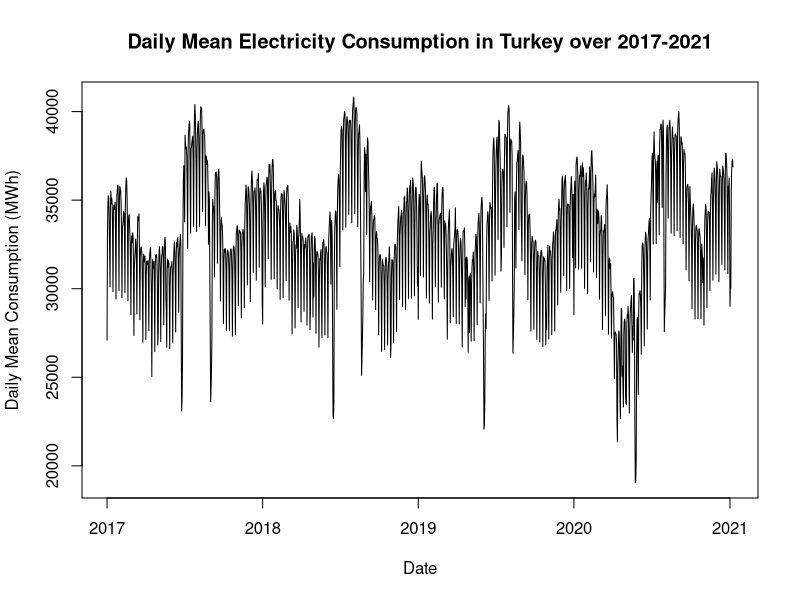
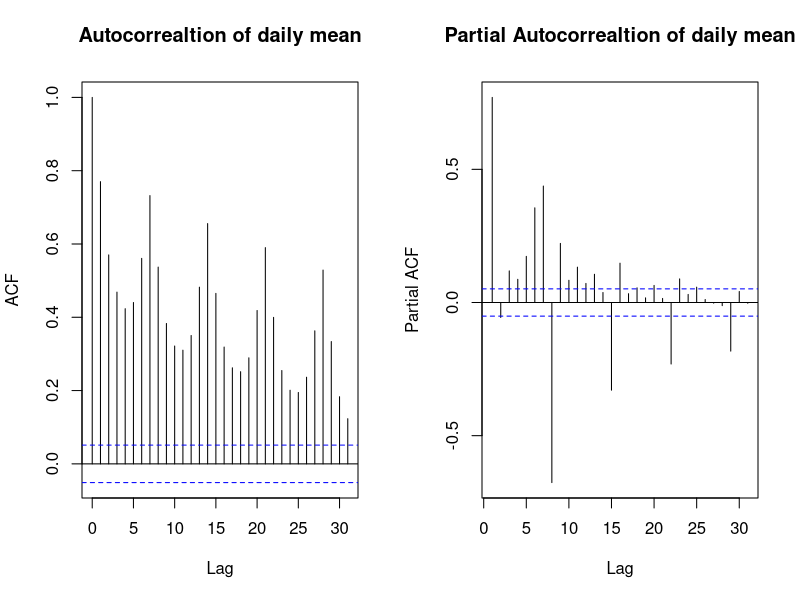
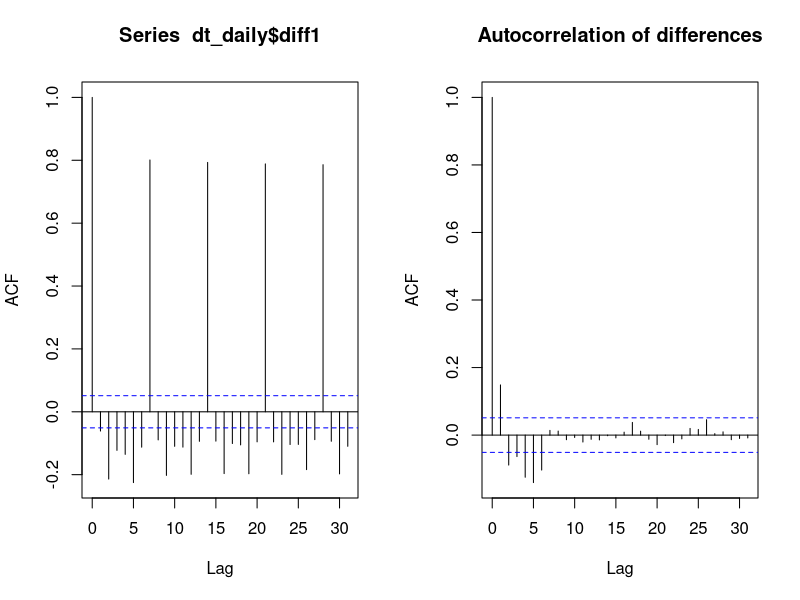
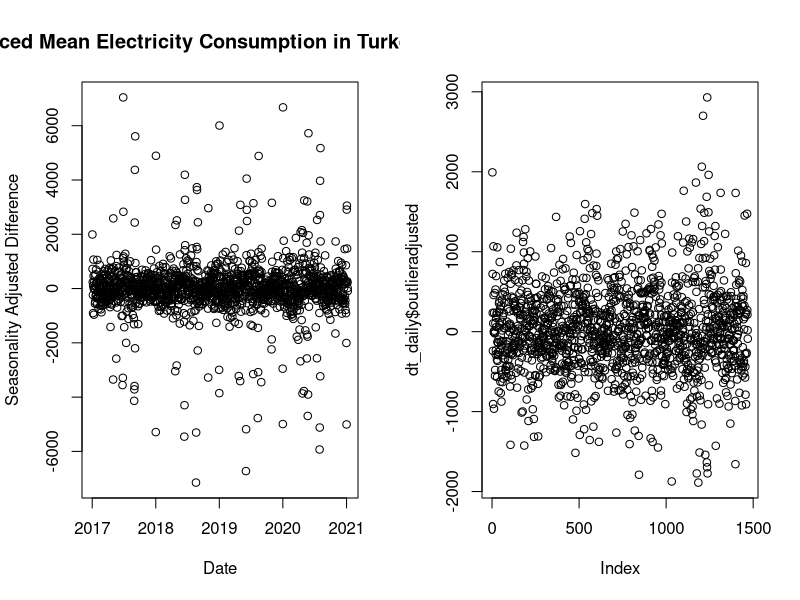

Write R code to recreate these figures, in order.
## ---- chunk 1
library(data.table)
library(knitr)
library(zoo)
library(readxl)
library(corrplot)
library(ggplot2)
library(lubridate)
library(forecast)
library(urca)

dt = data.table(read_excel("ElectricityConsumption.xlsx", skip = 2, col_names= c("Date","Hour","Consumption")))
dt$Date = parse_date_time(dt$Date, "dmY")
dt[,Date:=as.Date(Date,format='%d-%m-%Y')]
dt_daily = copy(dt)
dt_daily[,dailyMeanConsumption:=mean(Consumption),by=Date]
dt_daily = dt_daily[!duplicated(Date)]
dt_daily[, Hour:=NULL]
dt_daily[, Consumption:=NULL]

plot(dt_daily, type = "l",
     ylab="Daily Mean Consumption (MWh)",
     main="Daily Mean Electricity Consumption in Turkey over 2017-2021")
## ---- chunk 2
par(mfrow = c(1,2))
acf(dt_daily$dailyMeanConsumption, main = "Autocorrealtion of daily mean")
pacf(dt_daily$dailyMeanConsumption, main = "Partial Autocorrealtion of daily mean")
## ---- chunk 3
dt_daily[, lag1:= shift(dailyMeanConsumption, 1)]
dt_daily[, diff1:=dailyMeanConsumption - lag1]
acf(dt_daily$diff1, na.action = na.pass)
dt_daily$diff1%>%ur.kpss()%>%summary()
## ---- chunk 4
#addintion of month and weekday columns to the data table
dt_daily[, month:= month(Date)]
dt_daily[, index:=1:.N]
dt_daily[, weekday:=index%%7]

#formation of the model
fit = lm(formula = diff1~ as.factor(weekday)+ as.factor(month) , data = dt_daily)
summary(fit)
## ---- chunk 5
#formation of the model
fit2 = lm(formula = diff1~ as.factor(weekday), data = dt_daily)
summary(fit2)
## ---- chunk 6

dt_daily[, SeasonalityAdjustedDiff:= c(NA,fit2$residuals)]

acf(dt_daily$SeasonalityAdjustedDiff, na.action = na.pass, main="Autocorrelation of differences")

dt_daily$SeasonalityAdjustedDiff%>%ur.kpss()%>%summary()
## ---- chunk 7

plot(y=dt_daily$SeasonalityAdjustedDiff, x=dt_daily$Date, xlab="Date",
     ylab = "Seasonality Adjusted Difference", main = "Daily Differenced Mean Electricity Consumption in Turkey over 2017-2021")

## ---- chunk 8
#outlier
dt_daily[,special:=0]
dt_daily[abs(SeasonalityAdjustedDiff) > 2000, special := 1]
dt_daily[, outlieradjusted := SeasonalityAdjustedDiff]

dt_daily[, difflag7 := shift(SeasonalityAdjustedDiff, 7)]
dt_daily[, difffor7 := shift(SeasonalityAdjustedDiff, -7)]

dt_daily[special == 1, outlieradjusted := (difflag7 + difffor7)/2]

plot(dt_daily$outlieradjusted)

## ---- chunk 9

model = auto.arima(dt_daily$outlieradjusted, seasonal = F)
summary(model)

## ---- chunk 10

#forecast the differenced and seasonality subtracted daily mean consumption
forecasted = forecast(model, h=14)
predictions = rep(0, length.out = 14)

weekday = c(0:6,0:6)

#predict the effect of days for next two week
seasonalComp = predict(fit2, newdata = data.frame(weekday))

#Add seasonality to the forecasted differences
predictions = forecasted$mean
predictions = predictions + seasonalComp 

#yt_1 is the mean consumption of the last day in our data
yt_1 = dt_daily[.N, dailyMeanConsumption]

#Using yt_1 transform first prediction of difference to the prediction of the mean consumption.
predictions[1] = predictions[1] + yt_1 

#Transform all differences in the prediction vector into consumption values.
for(j in 2:14){
  predictions[j] = predictions[j] + predictions[j-1]
}

predictions = as.data.table(predictions)

Date = as.Date('2021-01-09')
for(k in 2:14){
  Date[k] = Date[k-1]+1
}
Date = as.data.table(Date)
predictions = cbind(Date, predictions)
predictions
## ---- chunk 11

v = c(34781.56,31841.90,36431.46,36897.99,37409.87,38056.05,38170.38,
      35667.35,32557.96,38447.89,39723.73,39960.92,39791.07,38902.97)

predictions[, real:=v]

statsind = function(actual, forecasted){
   n=length(actual)
   error = actual-forecasted
   bias = error/actual
   wmape = abs(error)/actual
   l = data.frame(actual, forecasted, error, bias, wmape)
   return(l)
}

stats <- function(actual, forecasted){
  n=length(actual)
  error = actual-forecasted
  mean=mean(actual)
  sd=sd(actual)
  bias = sum(error)/sum(actual)
  mape = sum(abs(error/actual))/n
  mad = sum(abs(error))/n
  wmape = mad/mean
  l = data.frame(n,mean,sd,bias,mape,mad,wmape)
  return(l)
}

statsind(v, predictions$x[1:14])
stats(v, predictions$x[1:14])
## ---- chunk 12
base = rep(tail(dt_daily$dailyMeanConsumption,7),2)
stats(v, base)
